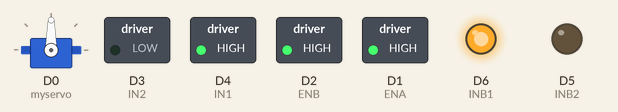
Simulated run of this sketch. Board: ESP8266 (NodeMCU). On the bench: servo, switched loads named in the sketch (green lamp = pin HIGH), output pins drawn as LEDs (lit = HIGH).

Above: at 0.1 s.
At 2.1 s:
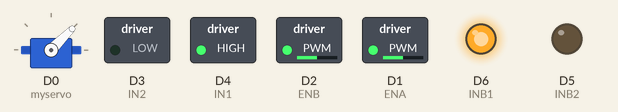
At 3.1 s:
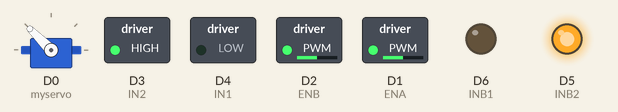
At 4.2 s:
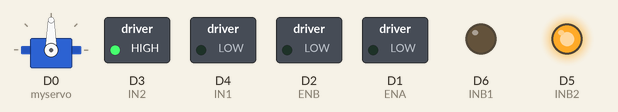
Timing chart, 0 to 5.7 s (numbered marks = the images above):
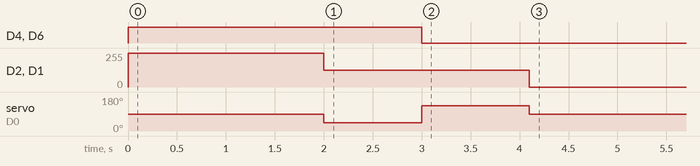

The sketch:

run_code.ino
```cpp
#include <Servo.h>
Servo myservo;
#define IN1 D4
#define IN2 D3
#define ENA D1

#define INB1 D6
#define INB2 D5
#define ENB D2


volatile long encoderCount = 0;
int motorDirection = 1;  // 当前方向：1=正转，-1=反转


void setMotorDirection(int direction) {
  if (direction == 1) {
    digitalWrite(IN1, HIGH);
    digitalWrite(IN2, LOW);
    digitalWrite(INB1, HIGH);
    digitalWrite(INB2, LOW);
  } else if (direction == -1) {
    digitalWrite(IN1, LOW);
    digitalWrite(IN2, HIGH);
    digitalWrite(INB1, LOW);
    digitalWrite(INB2, HIGH);
  } else {
    digitalWrite(IN1, LOW);
    digitalWrite(IN2, LOW);  // 停止
    digitalWrite(INB1, LOW);
    digitalWrite(INB2, HIGH);
  }
}

void setup() {
  myservo.attach(D0);
  pinMode(IN1, OUTPUT);
  pinMode(IN2, OUTPUT);
  pinMode(ENA, OUTPUT);
  pinMode(INB1, OUTPUT);
  pinMode(INB2, OUTPUT);
  pinMode(ENB, OUTPUT);

  myservo.write(90);
  analogWrite(ENA, 1024);
  analogWrite(ENB, 1024);
  setMotorDirection(motorDirection);  // 启动电机
  delay(2000);
  myservo.write(45);
  analogWrite(ENA, 512);
  analogWrite(ENB, 512);
  delay(1000);
  setMotorDirection(-1);
  myservo.write(135);
  analogWrite(ENA, 512);
  analogWrite(ENB, 512);
  delay(1100);

  myservo.write(90);
  analogWrite(ENA, 0);  // 设置初始速度
  analogWrite(ENB, 0);  // 设置初始速度
}

void loop() {

}
```

Measured:
- by itself, servo on D0 (myservo): 90° → 45° at 2.0 s, → 135° 1.0 s later, → 90° 1.1 s later
